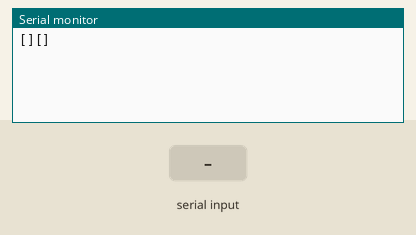
This sketch was run on a simulated ESP32. Shown: the last lines printed to the serial monitor. Inputs (shaded band) come from the test bench. The modem accepts every AT command (registered, SIM ready, sends succeed) and sends nothing else.

Above: at 2.8 s.
2.9 s: "Digital 8: \n" received over Serial
At 4.0 s:
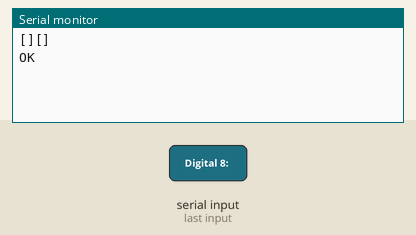
4.4 s: "Digital 8: \n" received over the second serial link
At 5.6 s:
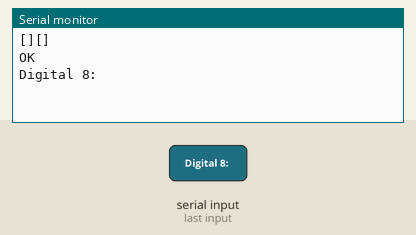
5.9 s: "1" received over the second serial link
At 6.8 s:
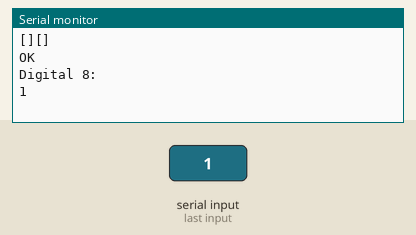

Measured:
- after the input at 2.9 s, the serial monitor: prints a new line at once (image 1)
- after the input at 4.4 s, the serial monitor: prints a new line at once (image 2)
- after the input at 5.9 s, the serial monitor: prints a new line at once (image 3)

The sketch:

arduino-wifi-connect.ino
```cpp
#include "SoftwareSerial.h"

SoftwareSerial ESP(2, 3); // RX, TX

const int RST = 4;

#define DEBUG true

void setup(){
  Serial.begin(9600);
  ESP.begin(9600);

  //Pulso em Reset para aceitar comunicacao
  pinMode(RST, OUTPUT);
  digitalWrite(RST, LOW);
  delay(300);
  digitalWrite(RST, HIGH);

  sendData("AT+CWMODE=1rn", 1000, DEBUG);

  sendData("AT+CWJAP=\"BTL\",\"#Brasil2020\"rn", 300, DEBUG);

  //sendData("AT+CIFSR", 30000, DEBUG);

  // Inicia o web server na porta 80
  //sendData("AT+CIPSERVER=1,80rn", 1000, DEBUG);


//  sendData("AT+RSTrn", 2000, DEBUG); // rst
//  // Conecta a rede wireless
//  sendData("AT+CWJAP=\"BTL\",\"#Brasil2020rn", 2000, DEBUG);
//  delay(3000);
//  sendData("AT+CWMODE=1rn", 1000, DEBUG);
//  // Mostra o endereco IP
//  sendData("AT+CIFSRrn", 1000, DEBUG);
//  // Configura para multiplas conexoes
//  sendData("AT+CIPMUX=1rn", 1000, DEBUG);
//  // Inicia o web server na porta 80
//  sendData("AT+CIPSERVER=1,80rn", 1000, DEBUG);
}

void loop(){
  if (ESP.available()){
    Serial.write(ESP.read());
  }
  if (Serial.available()){
    ESP.write(Serial.read());
  }

  // Verifica se o ESP8266 esta enviando dados
//  if (ESP.available())
//  {
//    if (ESP.find("+IPD,"))
//    {
//      delay(300);
//      int connectionId = ESP.read() - 48;
//
//      String webpage = "<head><meta http-equiv=""refresh"" content=""3"">";
//      webpage += "</head><h1><u>ESP8266 - Web Server</u></h1><h2>Porta";
//      webpage += "Digital 8: ";
//      int a = digitalRead(8);
//      webpage += a;
//      webpage += "<h2>Porta Digital 9: ";
//      int b = digitalRead(9);
//      webpage += b;
//      webpage += "</h2>";
//
//      String cipSend = "AT+CIPSEND=";
//      cipSend += connectionId;
//      cipSend += ",";
//      cipSend += webpage.length();
//      cipSend += "rn";
//
//      sendData(cipSend, 1000, DEBUG);
//      sendData(webpage, 1000, DEBUG);
//
//      String closeCommand = "AT+CIPCLOSE=";
//      closeCommand += connectionId; // append connection id
//      closeCommand += "rn";
//
//      sendData(closeCommand, 3000, DEBUG);
//    }
//  }

}

String sendData(String command, const int timeout, boolean debug)
{
  // Envio dos comandos AT para o modulo
  String response = "";
  ESP.print(command);

  long int time = millis();
  while ( (time + timeout) > millis())
  {
    while (ESP.available())
    {
      // The esp has data so display its output to the serial window
      char c = ESP.read(); // read the next character.
      response += c;
    }
  }

  if (debug)
  {
    Serial.print("[]");
    Serial.print(response);
  }

  return response;
}
```
